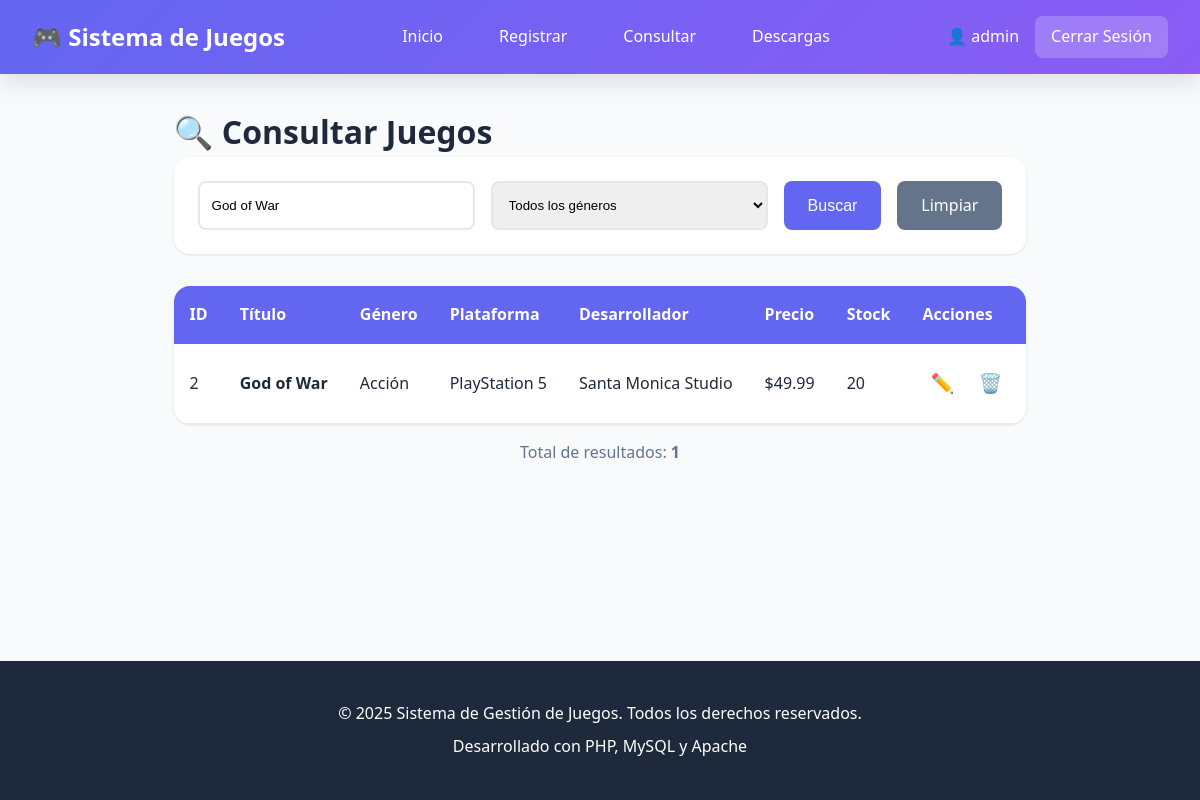
Screenshot of /consultas.php?busqueda=God of War (signed in) with the database file from the repository.
### tables this page shows
CREATE TABLE IF NOT EXISTS juegos (
    id_juego INT AUTO_INCREMENT PRIMARY KEY,
    titulo VARCHAR(150) NOT NULL,
    genero VARCHAR(50) NOT NULL,
    plataforma VARCHAR(100) NOT NULL,
    desarrollador VARCHAR(100),
    fecha_lanzamiento DATE,
    precio DECIMAL(10, 2) DEFAULT 0.00,
    clasificacion VARCHAR(10),
    descripcion TEXT,
    stock INT DEFAULT 0,
    imagen_url VARCHAR(255),
    fecha_registro TIMESTAMP DEFAULT CURRENT_TIMESTAMP,
    fecha_actualizacion TIMESTAMP DEFAULT CURRENT_TIMESTAMP ON UPDATE CURRENT_TIMESTAMP,
    INDEX idx_titulo (titulo),
    INDEX idx_genero (genero),
    INDEX idx_plataforma (plataforma)
);

### config.php (called while the page is built, shortened)
<?php
try {
    $conn = new mysqli(DB_HOST, DB_USER, DB_PASS, DB_NAME);
    $conn->set_charset("utf8mb4");
} catch (Exception $e) {
    die("Error al conectar con la base de datos: " . $e->getMessage());
}
function limpiarDatos($data) {
    global $conn;
    $data = trim($data);
    $data = stripslashes($data);
    $data = htmlspecialchars($data);
    return $conn->real_escape_string($data);
}
?>

### consultas.php (the view, shortened to what this page needs)
<?php
require_once 'config.php';
$busqueda = isset($_GET['busqueda']) ? limpiarDatos($_GET['busqueda']) : '';
$sql = "SELECT * FROM juegos WHERE 1=1";
$params = [];
$types = "";
if (!empty($busqueda)) {
    $sql .= " AND (titulo LIKE ? OR desarrollador LIKE ? OR plataforma LIKE ?)";
    $busqueda_param = "%$busqueda%";
    $params[] = $busqueda_param;
    $params[] = $busqueda_param;
    $params[] = $busqueda_param;
    $types .= "sss";
}
$sql .= " ORDER BY fecha_registro DESC";
$stmt = $conn->prepare($sql);
if (!empty($params)) {
    $stmt->bind_param($types, ...$params);
}
$stmt->execute();
$resultado = $stmt->get_result();
?>
<!DOCTYPE html>
<html lang="es">
<head>
    <link rel="stylesheet" href="css/styles.css">
</head>
<body>
    <?php include 'includes/header.php'; ?>
    <div class="container">
        <h1>🔍 Consultar Juegos</h1>
        <div class="search-container">
            <form method="GET" action="" class="search-form">
                <input type="text" name="busqueda" placeholder="Buscar por título, desarrollador o plataforma..."
                       value="<?php echo htmlspecialchars($busqueda); ?>">
                <select name="genero">
                    <option value="">Todos los géneros</option>
                </select>
                <button type="submit" class="btn btn-primary">Buscar</button>
                <a href="consultas.php" class="btn btn-secondary">Limpiar</a>
            </form>
        </div>
        <div class="table-container">
            <table class="data-table">
                <thead>
                    <tr>
                        <th>ID</th>
                        <th>Título</th>
                        <th>Género</th>
                        <th>Plataforma</th>
                        <th>Desarrollador</th>
                        <th>Precio</th>
                        <th>Stock</th>
                        <th>Acciones</th>
                    </tr>
                </thead>
                <tbody>
                    <?php if ($resultado->num_rows > 0): ?>
                        <?php while ($juego = $resultado->fetch_assoc()): ?>
                            <tr>
                                <td><?php echo $juego['id_juego']; ?></td>
                                <td><strong><?php echo htmlspecialchars($juego['titulo']); ?></strong></td>
                                <td><?php echo htmlspecialchars($juego['genero']); ?></td>
                                <td><?php echo htmlspecialchars($juego['plataforma']); ?></td>
                                <td><?php echo htmlspecialchars($juego['desarrollador']); ?></td>
                                <td>$<?php echo number_format($juego['precio'], 2); ?></td>
                                <td><?php echo $juego['stock']; ?></td>
                                <td class="actions">
                                    <a href="editar.php?id=<?php echo $juego['id_juego']; ?>" class="btn-action btn-edit" title="Editar">✏️</a>
                                    <a href="?eliminar=<?php echo $juego['id_juego']; ?>"
                                       class="btn-action btn-delete"
                                       title="Eliminar"
                                       onclick="return confirm('¿Está seguro de eliminar este juego?')">🗑️</a>
                                </td>
                            </tr>
                        <?php endwhile; ?>
                    <?php else: ?>
                        <tr>
                            <td colspan="8" class="no-data">No se encontraron juegos</td>
                        </tr>
                    <?php endif; ?>
                </tbody>
            </table>
        </div>
        <div class="results-info">
            <p>Total de resultados: <strong><?php echo $resultado->num_rows; ?></strong></p>
        </div>
    </div>
    <?php include 'includes/footer.php'; ?>
</body>
</html>

### css/styles.css (style rules this page uses)
* { margin: 0; padding: 0; box-sizing: border-box; }
:root { --primary-color: #6366f1; --primary-dark: #4f46e5; --secondary-color: #8b5cf6; --success-color: #10b981; --error-color: #ef4444; --warning-color: #f59e0b; --bg-color: #f8fafc; --card-bg: #ffffff; --text-color: #1e293b; --text-light: #64748b; --border-color: #e2e8f0; --shadow: 0 1px 3px rgba(0, 0, 0, 0.1); --shadow-lg: 0 10px 25px rgba(0, 0, 0, 0.1); }
body { font-family: 'Segoe UI', Tahoma, Geneva, Verdana, sans-serif; background-color: var(--bg-color); color: var(--text-color); line-height: 1.6; min-height: 100vh; display: flex; flex-direction: column; }
.container { max-width: 1200px; margin: 2rem auto; padding: 0 2rem; flex: 1; }
.btn { padding: 0.75rem 1.5rem; border: none; border-radius: 0.5rem; font-size: 1rem; cursor: pointer; text-decoration: none; display: inline-block; transition: all 0.3s; }
.btn-primary { background: var(--primary-color); color: white; }
.btn-secondary { background: var(--text-light); color: white; }
.search-container { background: var(--card-bg); padding: 1.5rem; border-radius: 1rem; box-shadow: var(--shadow); margin-bottom: 2rem; }
.search-form { display: flex; gap: 1rem; flex-wrap: wrap; }
.search-form input, .search-form select { flex: 1; min-width: 200px; padding: 0.75rem; border: 2px solid var(--border-color); border-radius: 0.5rem; }
.table-container { background: var(--card-bg); border-radius: 1rem; box-shadow: var(--shadow); overflow-x: auto; }
.data-table { width: 100%; border-collapse: collapse; }
.data-table thead { background: var(--primary-color); color: white; }
.data-table th, .data-table td { padding: 1rem; text-align: left; }
.data-table tbody tr { border-bottom: 1px solid var(--border-color); transition: background 0.3s; }
.data-table .actions { display: flex; gap: 0.5rem; }
.btn-action { padding: 0.5rem; border-radius: 0.25rem; text-decoration: none; font-size: 1.2rem; transition: transform 0.2s; }
.results-info { margin-top: 1rem; text-align: center; color: var(--text-light); }

### rows the page displays
juegos: id_juego "2", titulo "God of War", genero "Acción", plataforma "PlayStation 5", desarrollador "Santa Monica Studio", precio "49.99", stock "20"

### other values shown
$_SESSION['nombre_usuario'] "admin"
$resultado->num_rows "1"
